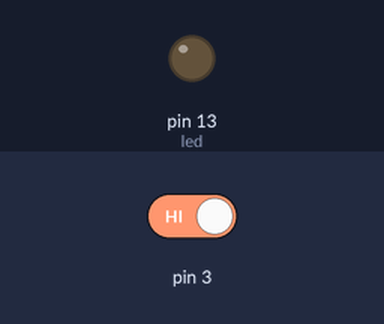
A sketch run on a simulated Arduino Uno, built with avr-gcc and run on an emulated ATmega328P. Shown: output pins drawn as LEDs (lit = HIGH). Inputs (shaded band) come from the test bench; at power-on: pin 3 HIGH. What the sketch prints to the serial monitor is not drawn.

Above: at 1.2 s.
1.3 s: pin 3 driven LOW
At 2.3 s:
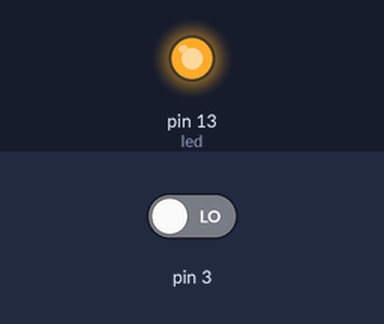
2.8 s: pin 3 driven HIGH
At 3.5 s:
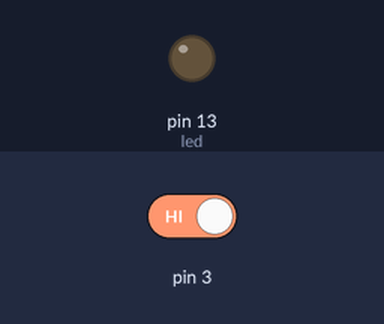
Timing chart, 0 to 5.8 s (numbered marks = the images above; inputs shaded):
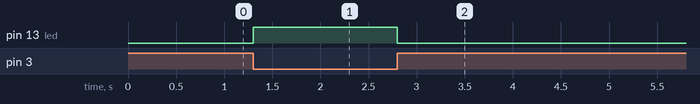

Measured:
- after the input at 1.3 s, pin 13 (led): LOW → HIGH at once
- after the input at 2.8 s, pin 13 (led): HIGH → LOW at once

The sketch:

Exercise_3.ino
```cpp
int led = 13 ;// define LED Interface

volatile int person = 0;

void setup ()
{

  Serial.begin(9600);
  pinMode(led, OUTPUT);

  Serial.println("Lab 1.3 Starting: ");
  attachInterrupt(digitalPinToInterrupt(3), inter_Sound, CHANGE);

}
void loop ()
{
   Serial.print("Person: ");
   Serial.println(person);
   delay(30000);
}


void inter_Sound()
{
    person = person +1;
   digitalWrite(led, !digitalRead(3));


     delay(5000);

}
```
